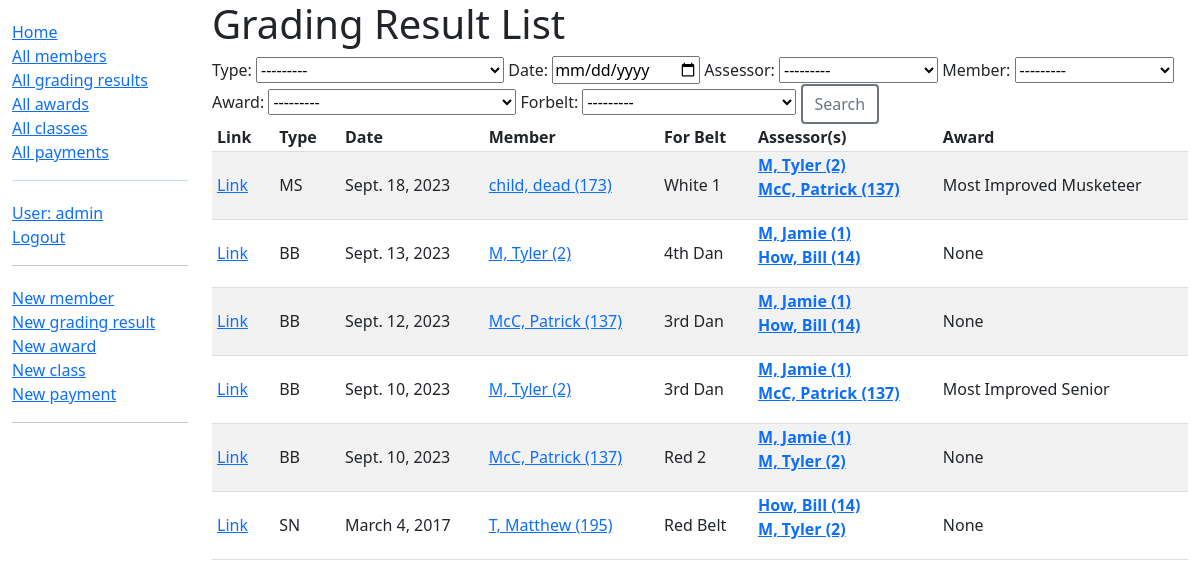
The app's page /dashboard/gradings/ (signed in) with its own data.
### dashboard/models.py (models this page shows, shortened)
class GradingResult(models.Model):
    member = models.ForeignKey(Member, on_delete=models.CASCADE, related_name='member2gradings')
    date = models.DateField()
    type = models.CharField(max_length=2, choices=GRADINGS)
    assessor = models.ManyToManyField(Member, help_text='Who assessed this particular grading?', related_name='assessor2gradings')
    forbelt = models.CharField(max_length=50, choices=BELT_CHOICES, verbose_name="For Belt")
    comments = models.CharField(max_length=200, blank=True)
    award = models.ForeignKey(Award, on_delete=models.RESTRICT, verbose_name='Award', null=True, blank=True)
    class Meta:
        ordering = ['-date', 'type', '-forbelt', 'member__idnumber']
    def get_absolute_url(self):
        return reverse('grading-result-detail', args=[str(self.id)])

class Member(models.Model):
    first_name = models.CharField(max_length=50)
    last_name = models.CharField(max_length=50)
    idnumber = models.SmallIntegerField(verbose_name="ID Number")
    address_line_1 = models.CharField(max_length=200, help_text="Unit, Street Number and Name", blank=True)
    address_line_2 = models.CharField(max_length=200, help_text="Suburb", blank=True)
    address_line_3 = models.CharField(max_length=4, help_text="Postcode", blank=True)
    date_of_birth = models.DateField()
    belt = models.CharField(max_length=50, choices=BELT_CHOICES, blank=True)
    email = models.EmailField()
    phone = models.CharField(max_length=100)
    team_leader_instructor = models.CharField(max_length=2, choices=TL_INST_RANKS, blank=True, verbose_name="Team Leader/Instructor")
    active = models.BooleanField(default=True)
    class Meta:
        ordering = ['-belt','idnumber']
    def __str__(self):
        return f'{self.last_name}, {self.first_name} ({self.idnumber})'
    def get_absolute_url(self):
        return reverse('member-detail', args=[str(self.id)])

class Award(models.Model):
    name = models.CharField(max_length=200)
    def __str__(self):
        return self.name

### dashboard/views.py (the view)
# urls.py: path('gradings/', views.GradingResultListView.as_view(), name='gradingresults'),
class GradingResultListView(LoginRequiredMixin, generic.ListView):
    model = GradingResult
    paginate_by = 15
    def get_queryset(self):
        queryset = GradingResult.objects.all()
        form = GradingResultSearchForm(self.request.GET)
        if form.is_valid():
            type = form.cleaned_data.get('type')
            if type:
                queryset = queryset.filter(type=type)
            date = form.cleaned_data.get('date')
            if date:
                queryset = queryset.filter(date=date)
            assessor = form.cleaned_data.get('assessor')
            if assessor:
                queryset = queryset.filter(assessor=assessor)
            member = form.cleaned_data.get('member')
            if member:
                queryset = queryset.filter(member=member)
            award = form.cleaned_data.get('award')
            if award:
                queryset = queryset.filter(award=award)
            forbelt = form.cleaned_data.get('forbelt')
            if forbelt:
                queryset = queryset.filter(forbelt=forbelt)
        return queryset
    def get_context_data(self, **kwargs):
        context = super().get_context_data(**kwargs)
        context['search_form'] = GradingResultSearchForm(self.request.GET)
        return context

### dashboard/forms.py
class GradingResultSearchForm(Form):
    BLANK_CHOICE = [('', '---------')]
    type = ChoiceField(choices=BLANK_CHOICE + GRADINGS, required=False)
    date = DateField(required=False, widget=TextInput(attrs={'type': 'date'}))
    assessor = ModelChoiceField(queryset=Member.objects.all(), required=False)
    member = ModelChoiceField(queryset=Member.objects.all(), required=False)
    award = ModelChoiceField(queryset=Award.objects.all(), required=False)
    forbelt = ChoiceField(choices=BLANK_CHOICE + BELT_CHOICES, required=False)

### dashboard/templates/dashboard/gradingresult_list.html
{% extends "base_generic.html" %}
{% block content %}
  <h1>Grading Result List</h1>
  <form method="get" action="{% url 'gradingresults' %}">
    {{ search_form }}
    <button type="submit" class="btn btn-outline-secondary btn-outline-thicker">Search</button>
  </form>
  {% if gradingresult_list %}
  <table style="width: 100%;">
    <tr>
      <th>Link</th>
      <th>Type</th>
      <th>Date</th>
      <th>Member</th>
      <th>For Belt</th>
      <th>Assessor(s)</th>
      <th>Award</th>
    </tr>
    {% for gr in gradingresult_list %}
      <tr class="content">
        <td><a href="{{ gr.get_absolute_url }}">Link</a></td>
        <td>{{ gr.type }}</td>
        <td>{{ gr.date }}</td>
        <td><a href="{{ gr.member.get_absolute_url }}">{{ gr.member }}</a></td>
        <td>{{ gr.get_forbelt_display }}</td>
        <td>
          <dl>
          {% for a in gr.assessor.all %}
            <dt><a href="{{ a.get_absolute_url }}">{{ a }}</a></dt>
          {% endfor %}
          </dl>
        </td>
        <td>{{ gr.award }}</td>
      </tr>
    {% endfor %}
  </table>
  {% else %}
    <p>There are no grading results.</p>
  {% endif %}
{% endblock %}

### dashboard/templates/base_generic.html (shortened to what this page needs)
<!DOCTYPE html>
<html lang="en">
<head>
  <link href="https://cdn.jsdelivr.net/npm/bootstrap@5.1.3/dist/css/bootstrap.min.css" rel="stylesheet">
  {% load static %}
  <link rel="stylesheet" href="{% static 'css/styles.css' %}">
</head>
<body>
  <div class="container-fluid">
    <div class="row">
      <div class="col-sm-2">
      {% block sidebar %}
        <ul class="sidebar-nav">
          <li><a href="{% url 'index' %}">Home</a></li>
          <li><a href="{% url 'members' %}">All members</a></li>
          <li><a href="{% url 'gradingresults' %}">All grading results</a></li>
          <li><a href="{% url 'awards' %}">All awards</a></li>
          <li><a href="{% url 'classes' %}">All classes</a></li>
          <li><a href="{% url 'payments' %}">All payments</li>
        </ul>
        <hr>
        <ul class="sidebar-nav">
        {% if user.is_authenticated %}
            <li>User: {{ user.get_username }}</li>
            <li><a href="{% url 'logout' %}?next={{ request.path }}">Logout</a></li>
          </ul>
          <hr>
          <ul class="sidebar-nav">
            <li><a href="{% url 'add-member' %}">New member</a></li>
            <li><a href="{% url 'add-grading-result' %}">New grading result</a></li>
            <li><a href="{% url 'add-award' %}">New award</a></li>
            <li><a href="{% url 'add-class' %}">New class</a></li>
            <li><a href="{% url 'add-payment' %}">New payment</a></li>
          </ul>
        {% else %}
          <li><a href="{% url 'login' %}?next={{ request.path }}">Login</a></li>
        {% endif %}
        <hr>
     {% endblock %}
      </div>
      <div class="col-sm-10 ">{% block content %}{% endblock %}
      </div>
    </div>
  </div>
</body>
</html>

### dashboard/static/css/styles.css (style rules this page uses)
.sidebar-nav { margin-top: 20px; padding: 0; list-style: none; }
th, td { border-bottom: 1px solid #ddd; text-align: left; padding-right: 15px; padding-left: 5px; padding-bottom: 2px; }
tr:nth-child(even) { background-color: #f2f2f2; }
.btn-outline-thicker { border-width: 2px; }

### records on screen
GradingResult: type "MS", date "Sept. 18, 2023", member "child, dead (173)", forbelt "White 1", award "Most Improved Musketeer"
Member: last_name+first_name+idnumber "M, Tyler (2)"
Member: last_name+first_name+idnumber "McC, Patrick (137)"
GradingResult: type "BB", date "Sept. 13, 2023", member "M, Tyler (2)", forbelt "4th Dan", award "None"
Member: last_name+first_name+idnumber "M, Jamie (1)"
Member: last_name+first_name+idnumber "How, Bill (14)"
GradingResult: type "BB", date "Sept. 12, 2023", member "McC, Patrick (137)", forbelt "3rd Dan", award "None"
GradingResult: type "BB", date "Sept. 10, 2023", member "M, Tyler (2)", forbelt "3rd Dan", award "Most Improved Senior"
GradingResult: type "BB", date "Sept. 10, 2023", member "McC, Patrick (137)", forbelt "Red 2", award "None"
GradingResult: type "SN", date "March 4, 2017", member "T, Matthew (195)", forbelt "Red Belt", award "None"

### other values on screen
{{ user.get_username }} "admin"
